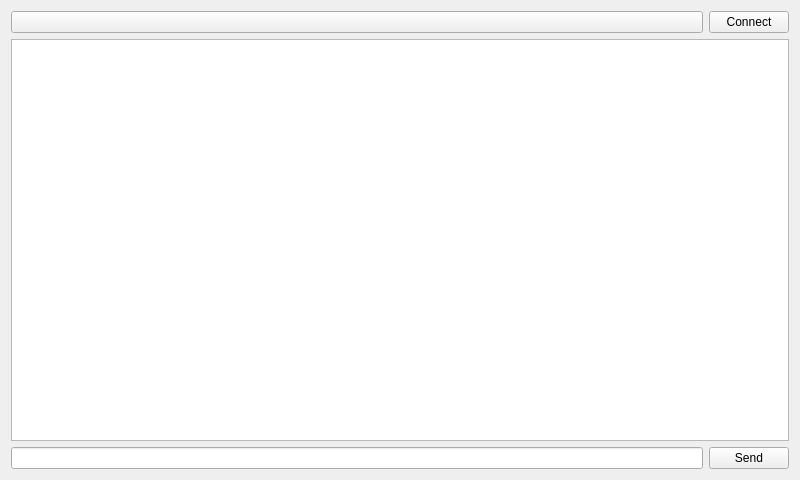
<?xml version="1.0" encoding="UTF-8"?>
<ui version="4.0">
 <class>MainWindow</class>
 <widget class="QMainWindow" name="MainWindow">
  <property name="geometry">
   <rect>
    <x>0</x>
    <y>0</y>
    <width>800</width>
    <height>480</height>
   </rect>
  </property>
  <property name="windowTitle">
   <string>MainWindow</string>
  </property>
  <widget class="QWidget" name="centralWidget">
   <layout class="QVBoxLayout" name="verticalLayout">
    <item>
     <layout class="QHBoxLayout" name="horizontalLayout">
      <item>
       <widget class="QIOWidgetSelector" name="theIoConfig">
        <property name="sizePolicy">
         <sizepolicy hsizetype="Minimum" vsizetype="Minimum">
          <horstretch>0</horstretch>
          <verstretch>0</verstretch>
         </sizepolicy>
        </property>
       </widget>
      </item>
      <item>
       <widget class="QPushButton" name="theConnectButton">
        <property name="sizePolicy">
         <sizepolicy hsizetype="Fixed" vsizetype="Fixed">
          <horstretch>0</horstretch>
          <verstretch>0</verstretch>
         </sizepolicy>
        </property>
        <property name="text">
         <string>Connect</string>
        </property>
       </widget>
      </item>
     </layout>
    </item>
    <item>
     <widget class="QTextEdit" name="theDisplay"/>
    </item>
    <item>
     <layout class="QHBoxLayout" name="horizontalLayout_2">
      <item>
       <widget class="QLineEdit" name="theEntryArea"/>
      </item>
      <item>
       <widget class="QPushButton" name="theSendButton">
        <property name="text">
         <string>Send</string>
        </property>
       </widget>
      </item>
     </layout>
    </item>
   </layout>
  </widget>
 </widget>
 <layoutdefault spacing="6" margin="11"/>
 <customwidgets>
  <customwidget>
   <class>QIOWidgetSelector</class>
   <extends>QPushButton</extends>
   <header>QIOWidgetSelector.h</header>
  </customwidget>
 </customwidgets>
 <resources/>
 <connections/>
</ui>
